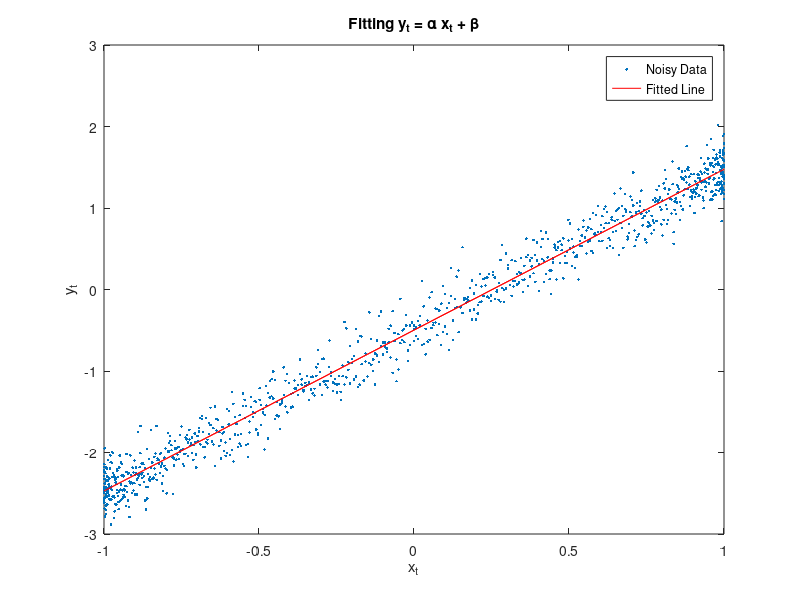

This chart was generated by the following MATLAB code:
clc;
clear;
close all;


% Load the .mat file
data = load('p2.mat');

% Extract the signals x_t and y_t from the structure
x_t = data.x;
y_t = data.y;
t = data.t;

% Define the objective function to minimize
objective = @(params) sum((y_t - (params(1) * x_t + params(2))).^2);

% Initial guesses for alpha and beta
initial_guess = [1, 1]; % [alpha, beta]

% Use fminsearch to minimize the objective function
params_opt = fminsearch(objective, initial_guess);

% Extract the optimized alpha and beta
alpha_opt = params_opt(1);
beta_opt = params_opt(2);

% Display the results
fprintf('Optimized alpha: %.4f\n', alpha_opt);
fprintf('Optimized beta: %.4f\n', beta_opt);

% Plot the fit
figure;
plot(x_t, y_t, '.', 'DisplayName', 'Noisy Data');
hold on;
plot(x_t, alpha_opt * x_t + beta_opt, 'r-', 'DisplayName', 'Fitted Line');
xlabel('x_t');
ylabel('y_t');
title('Fitting y_t = \alpha x_t + \beta');
legend;
hold off;



